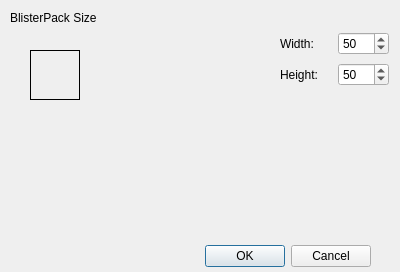
<?xml version="1.0" encoding="UTF-8"?>
<ui version="4.0">
 <class>BlisterInfoDialog</class>
 <widget class="QDialog" name="BlisterInfoDialog">
  <property name="geometry">
   <rect>
    <x>0</x>
    <y>0</y>
    <width>400</width>
    <height>272</height>
   </rect>
  </property>
  <property name="windowTitle">
   <string>Dialog</string>
  </property>
  <widget class="QDialogButtonBox" name="buttonBox">
   <property name="geometry">
    <rect>
     <x>30</x>
     <y>240</y>
     <width>341</width>
     <height>32</height>
    </rect>
   </property>
   <property name="orientation">
    <enum>Qt::Horizontal</enum>
   </property>
   <property name="standardButtons">
    <set>QDialogButtonBox::Cancel|QDialogButtonBox::Ok</set>
   </property>
  </widget>
  <widget class="QLabelTracking" name="labelWhite">
   <property name="geometry">
    <rect>
     <x>10</x>
     <y>30</y>
     <width>260</width>
     <height>200</height>
    </rect>
   </property>
   <property name="text">
    <string/>
   </property>
  </widget>
  <widget class="QLabel" name="labelBlister">
   <property name="geometry">
    <rect>
     <x>30</x>
     <y>50</y>
     <width>50</width>
     <height>50</height>
    </rect>
   </property>
   <property name="frameShape">
    <enum>QFrame::Box</enum>
   </property>
   <property name="text">
    <string/>
   </property>
  </widget>
  <widget class="QLabel" name="label_3">
   <property name="geometry">
    <rect>
     <x>10</x>
     <y>10</y>
     <width>171</width>
     <height>16</height>
    </rect>
   </property>
   <property name="text">
    <string>BlisterPack Size</string>
   </property>
  </widget>
  <widget class="QWidget" name="">
   <property name="geometry">
    <rect>
     <x>280</x>
     <y>30</y>
     <width>109</width>
     <height>60</height>
    </rect>
   </property>
   <layout class="QVBoxLayout" name="verticalLayout">
    <item>
     <layout class="QHBoxLayout" name="horizontalLayout">
      <item>
       <widget class="QLabel" name="label">
        <property name="text">
         <string>Width:</string>
        </property>
       </widget>
      </item>
      <item>
       <widget class="QSpinBox" name="spinBoxWidth">
        <property name="maximum">
         <number>220</number>
        </property>
        <property name="value">
         <number>50</number>
        </property>
       </widget>
      </item>
     </layout>
    </item>
    <item>
     <layout class="QHBoxLayout" name="horizontalLayout_2">
      <item>
       <widget class="QLabel" name="label_2">
        <property name="text">
         <string>Height:</string>
        </property>
       </widget>
      </item>
      <item>
       <widget class="QSpinBox" name="spinBoxHeight">
        <property name="maximum">
         <number>160</number>
        </property>
        <property name="value">
         <number>50</number>
        </property>
       </widget>
      </item>
     </layout>
    </item>
   </layout>
  </widget>
 </widget>
 <customwidgets>
  <customwidget>
   <class>QLabelTracking</class>
   <extends>QLabel</extends>
   <header>qlabeltracking.h</header>
  </customwidget>
 </customwidgets>
 <resources/>
 <connections>
  <connection>
   <sender>buttonBox</sender>
   <signal>accepted()</signal>
   <receiver>BlisterInfoDialog</receiver>
   <slot>accept()</slot>
   <hints>
    <hint type="sourcelabel">
     <x>248</x>
     <y>254</y>
    </hint>
    <hint type="destinationlabel">
     <x>157</x>
     <y>274</y>
    </hint>
   </hints>
  </connection>
  <connection>
   <sender>buttonBox</sender>
   <signal>rejected()</signal>
   <receiver>BlisterInfoDialog</receiver>
   <slot>reject()</slot>
   <hints>
    <hint type="sourcelabel">
     <x>316</x>
     <y>260</y>
    </hint>
    <hint type="destinationlabel">
     <x>286</x>
     <y>274</y>
    </hint>
   </hints>
  </connection>
 </connections>
</ui>
